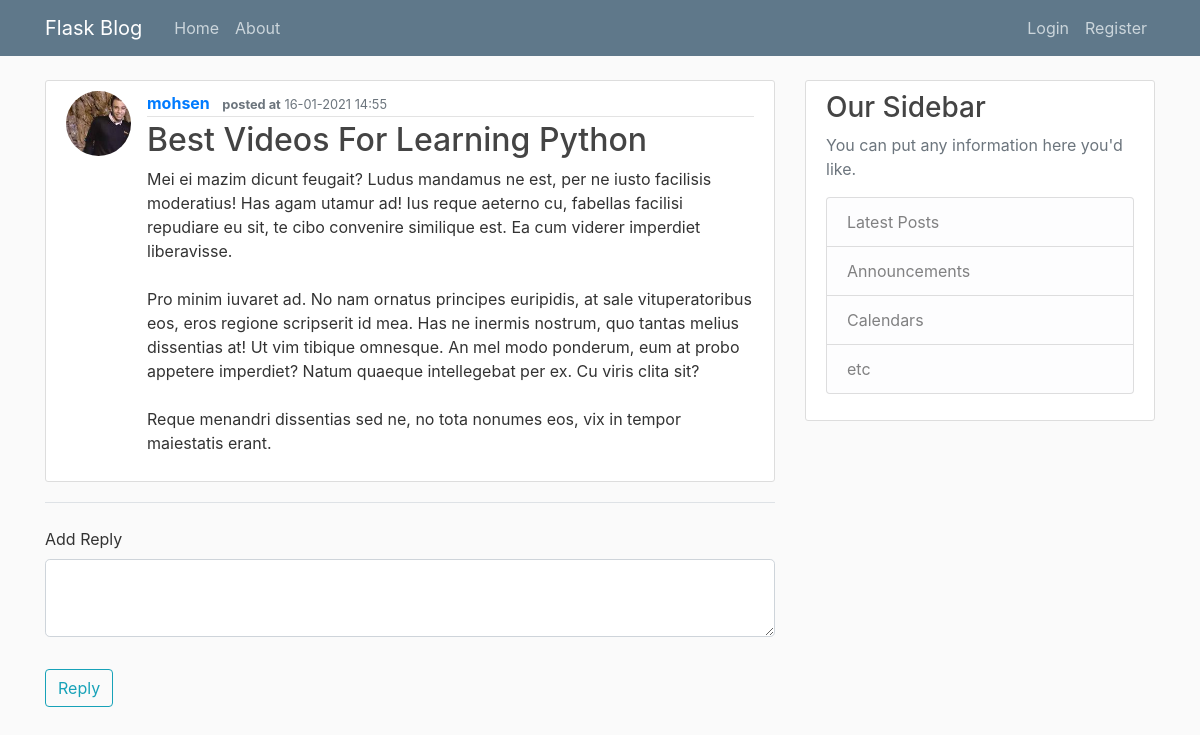
Page /post/23 on the earlier database version.
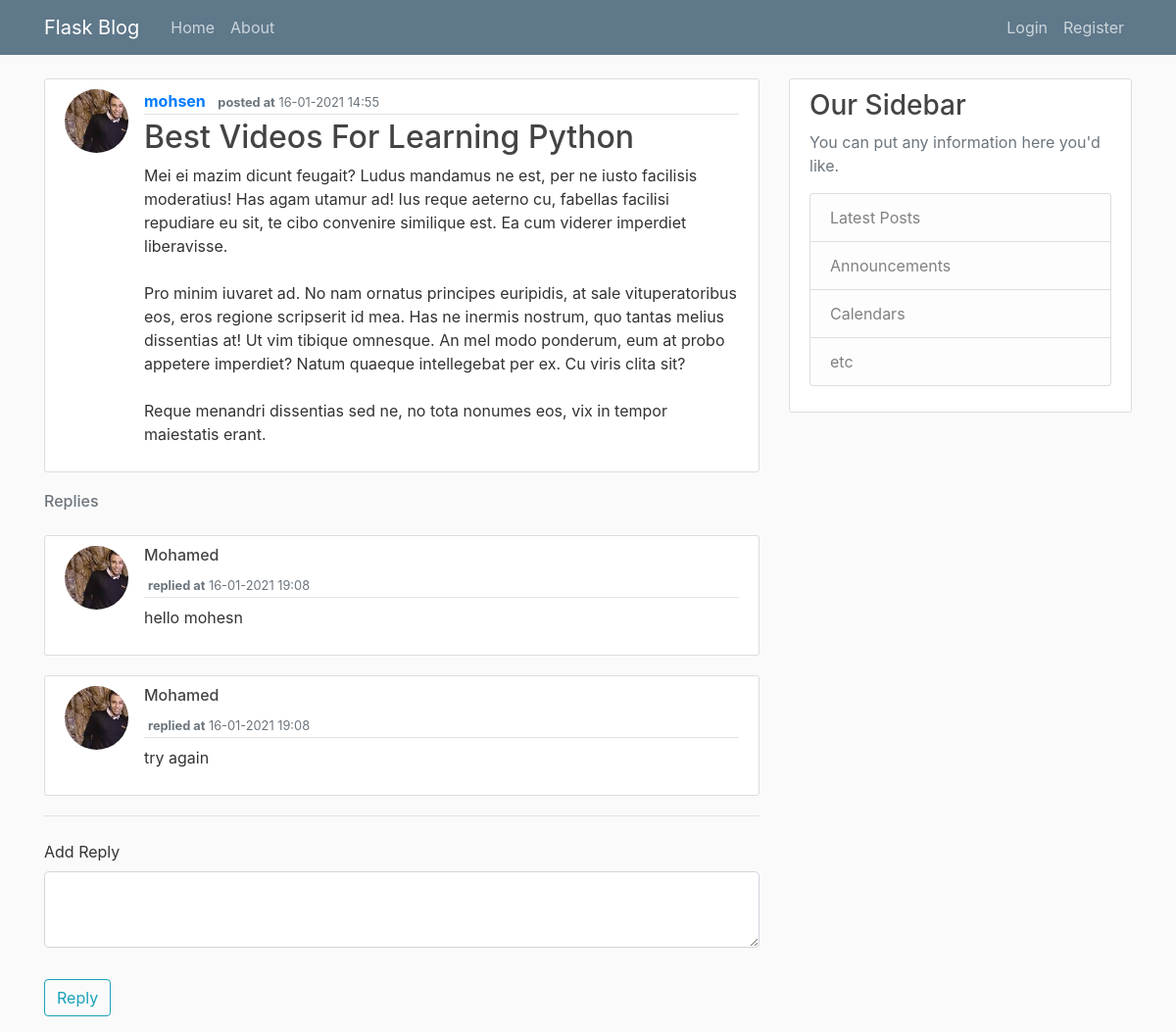
Same page on the later database version.
### flask_blog/models.py (models this page shows, shortened)
class Replies(db.Model):
    id = db.Column(db.Integer, primary_key = True)
    date_posted = db.Column(db.DateTime, nullable=False, default=datetime.utcnow)
    post_id = db.Column(db.Integer, db.ForeignKey('post.id'), nullable=False)
    user_id = db.Column(db.Integer, db.ForeignKey('user.id'), nullable=False)
    content = db.Column(db.Text, nullable = False)

class User(db.Model, UserMixin):
    id = db.Column(db.Integer, primary_key=True)
    username = db.Column(db.String(20), unique=True, nullable=False)
    email = db.Column(db.String(120), unique=True, nullable=False)
    image_file = db.Column(db.String(20), nullable=True, default='default.jpeg')
    password = db.Column(db.String(60), nullable=False)
    posts = db.relationship('Post', backref='author', lazy=True)
    reply = db.relationship('Replies', backref='user', lazy=True)

### flask_blog/routes.py (the view, shortened to what this page needs)
@app.route("/post/<int:post_id>", methods=['GET','POST'])
def post(post_id):
    post = Post.query.get_or_404(post_id)
    replies = post.replies
    num_of_rep = len(replies)
    form = Reply()
    return render_template('post.html', title=post.title,
                               post=post, replies=replies, n=num_of_rep, form=form)

### flask_blog/forms.py
class Reply(FlaskForm):
    content = TextAreaField('Add Reply', validators=[DataRequired()])
    submit = SubmitField('Reply')

### flask_blog/templates/post.html (shortened to what this page needs)
{% extends "layout.html" %}
{% block content %}
    <article class="media content-section">
      <img class="rounded-circle article-img" src="{{ url_for('static', filename='profile_pics/' + post.author.image_file)}}">
      <div class="media-body">
        <div class="article-metadata">
          <a class="mr-2" href="{{ url_for('user_posts', username = post.author.username) }}"><b>{{ post.author.username }}</b></a>
          <small class="text-muted"><b>posted at</b> {{ post.date_posted.strftime('%d-%m-20%y %H:%M') }}</small>
        </div>
        <h2 class="article-title">{{ post.title }}</h2>
        <p class="article-content">{{ post.content }}</p>
      </div>
    </article>
    {% if replies %}
      <h6 class="mb-4 text-muted">Replies</h6>
      {% for reply in replies %}
        <article class="media content-section">
            <img class="rounded-circle article-img" src="{{ url_for('static', filename='profile_pics/' + reply.user.image_file)}}">
          <div class="media-body">
            <div class="article-metadata mb-2">
              <a class="mr-1" href="{{ url_for('user_posts', username = reply.user.username)}}"><h6>{{ reply.user.username }}</h6></a>
              <small class="text-muted"><b>replied at</b> {{ reply.date_posted.strftime('%d-%m-20%y %H:%M') }}</small>
            </div>
            <p class="article-content">{{ reply.content }}</p>
          </div>
        </article>
      {% endfor %}
    {% endif %}
    <form method="POST" action="" enctype="multipart/form-data">
            <fieldset class="form-group">
                <legend class="border-bottom mb-4">{{legend}}</legend>
                <div class="form-group">
                    {{ form.content.label(class="form-control-label")}}
                    {% if form.content.errors %}
                        {{ form.content(class="form-control form-control-lg is-invalid") }}
                        <div class="invalid-feedback">
                            {% for error in form.content.errors %}
                                <span> {{ error }}</span>
                            {% endfor %}
                        </div>
                    {% else %}
                         {{ form.content(class="form-control form-control-lg")}}
                    {% endif%}
                </div>
            </fieldset>
            <div class="form-group">
                {{ form.submit(class="btn btn-outline-info")}}
            </div>
        </form>
{% endblock content %}

Differences in the rows shown:
added Replies: image_file (picture), user.username "Mohamed", date_posted "16-01-2021 19:08", content "hello mohesn"
added Replies: image_file (picture), user.username "Mohamed", date_posted "16-01-2021 19:08", content "try again"
Other differences:
text now shown: "Replies"
